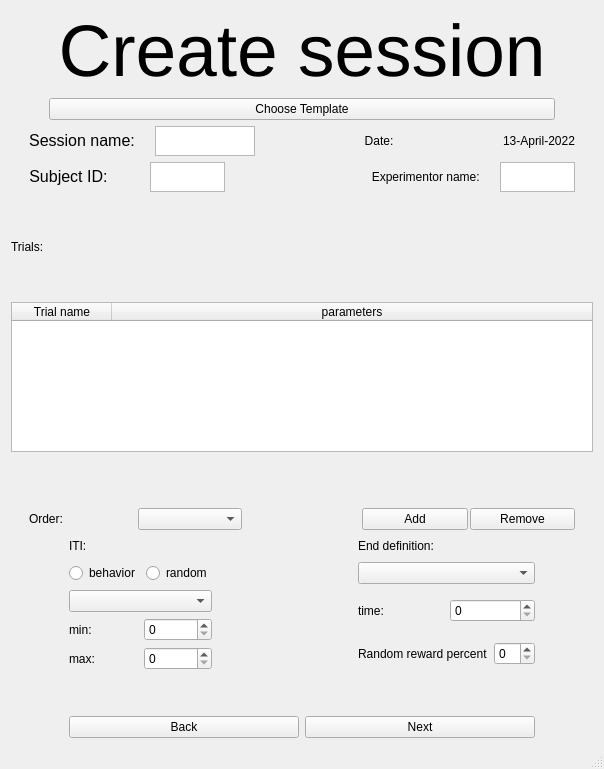
<?xml version="1.0" encoding="UTF-8"?>
<ui version="4.0">
 <class>MainWindow</class>
 <widget class="QMainWindow" name="MainWindow">
  <property name="geometry">
   <rect>
    <x>0</x>
    <y>0</y>
    <width>604</width>
    <height>769</height>
   </rect>
  </property>
  <property name="sizePolicy">
   <sizepolicy hsizetype="Expanding" vsizetype="Expanding">
    <horstretch>0</horstretch>
    <verstretch>0</verstretch>
   </sizepolicy>
  </property>
  <property name="windowTitle">
   <string>MainWindow</string>
  </property>
  <widget class="QWidget" name="centralwidget">
   <property name="sizePolicy">
    <sizepolicy hsizetype="Expanding" vsizetype="Expanding">
     <horstretch>0</horstretch>
     <verstretch>0</verstretch>
    </sizepolicy>
   </property>
   <layout class="QGridLayout" name="gridLayout_2">
    <item row="0" column="0">
     <layout class="QGridLayout" name="gridLayout" rowstretch="1,1,1,1,10,1,1,0">
      <property name="sizeConstraint">
       <enum>QLayout::SetNoConstraint</enum>
      </property>
      <item row="7" column="0">
       <layout class="QGridLayout" name="gridLayout_5" rowstretch="0,0,0,0,0,0" columnstretch="2,0,0,0,0">
        <property name="sizeConstraint">
         <enum>QLayout::SetNoConstraint</enum>
        </property>
        <item row="3" column="3">
         <layout class="QHBoxLayout" name="random_reward_percent_horizontalLayout" stretch="1,1">
          <item>
           <widget class="QLabel" name="random_reward_percent_label">
            <property name="styleSheet">
             <string notr="true">font: 12pt &quot;Arial&quot;;</string>
            </property>
            <property name="text">
             <string>Random reward percent</string>
            </property>
           </widget>
          </item>
          <item>
           <widget class="QSpinBox" name="random_reward_percent_spinBox"/>
          </item>
         </layout>
        </item>
        <item row="0" column="0">
         <spacer name="horizontalSpacer_14">
          <property name="orientation">
           <enum>Qt::Horizontal</enum>
          </property>
          <property name="sizeType">
           <enum>QSizePolicy::Maximum</enum>
          </property>
          <property name="sizeHint" stdset="0">
           <size>
            <width>60</width>
            <height>20</height>
           </size>
          </property>
         </spacer>
        </item>
        <item row="0" column="4">
         <spacer name="horizontalSpacer_16">
          <property name="orientation">
           <enum>Qt::Horizontal</enum>
          </property>
          <property name="sizeType">
           <enum>QSizePolicy::Maximum</enum>
          </property>
          <property name="sizeHint" stdset="0">
           <size>
            <width>60</width>
            <height>20</height>
           </size>
          </property>
         </spacer>
        </item>
        <item row="4" column="1">
         <spacer name="verticalSpacer_4">
          <property name="orientation">
           <enum>Qt::Vertical</enum>
          </property>
          <property name="sizeHint" stdset="0">
           <size>
            <width>20</width>
            <height>40</height>
           </size>
          </property>
         </spacer>
        </item>
        <item row="5" column="1" colspan="3">
         <layout class="QGridLayout" name="navigation_gridLayout_3" columnstretch="1,1">
          <item row="0" column="1">
           <widget class="QPushButton" name="next_btn">
            <property name="text">
             <string>Next</string>
            </property>
           </widget>
          </item>
          <item row="0" column="0">
           <widget class="QPushButton" name="back_btn">
            <property name="text">
             <string>Back</string>
            </property>
           </widget>
          </item>
         </layout>
        </item>
        <item row="2" column="1" rowspan="2">
         <layout class="QGridLayout" name="iti_min_max_values_gridLayout_3">
          <item row="2" column="0">
           <widget class="QLabel" name="min_iti_label_3">
            <property name="styleSheet">
             <string notr="true">font: 12pt &quot;Arial&quot;;</string>
            </property>
            <property name="text">
             <string>min: </string>
            </property>
           </widget>
          </item>
          <item row="4" column="1">
           <widget class="QSpinBox" name="max_iti_spinBox"/>
          </item>
          <item row="2" column="1">
           <widget class="QSpinBox" name="min_iti_spinBox"/>
          </item>
          <item row="4" column="0">
           <widget class="QLabel" name="max_iti_label_3">
            <property name="styleSheet">
             <string notr="true">font: 12pt &quot;Arial&quot;;</string>
            </property>
            <property name="text">
             <string>max: </string>
            </property>
           </widget>
          </item>
          <item row="0" column="0" colspan="2">
           <widget class="QComboBox" name="behaviors_comboBox_3"/>
          </item>
         </layout>
        </item>
        <item row="0" column="1">
         <widget class="QLabel" name="iti_label_3">
          <property name="styleSheet">
           <string notr="true">font: 12pt &quot;Arial&quot;;</string>
          </property>
          <property name="text">
           <string>ITI:</string>
          </property>
          <property name="alignment">
           <set>Qt::AlignLeading|Qt::AlignLeft|Qt::AlignVCenter</set>
          </property>
         </widget>
        </item>
        <item row="1" column="3">
         <widget class="QComboBox" name="end_def_comboBox_3"/>
        </item>
        <item row="0" column="3">
         <widget class="QLabel" name="end_def_label_3">
          <property name="styleSheet">
           <string notr="true">font: 12pt &quot;Arial&quot;;</string>
          </property>
          <property name="text">
           <string>End definition:</string>
          </property>
          <property name="alignment">
           <set>Qt::AlignLeading|Qt::AlignLeft|Qt::AlignVCenter</set>
          </property>
         </widget>
        </item>
        <item row="2" column="3">
         <layout class="QHBoxLayout" name="end_def_value_horizontalLayout_3">
          <item>
           <widget class="QLabel" name="end_by_label_3">
            <property name="styleSheet">
             <string notr="true">font: 12pt &quot;Arial&quot;;</string>
            </property>
            <property name="text">
             <string>time:</string>
            </property>
           </widget>
          </item>
          <item>
           <widget class="QSpinBox" name="time_spinBox_3"/>
          </item>
         </layout>
        </item>
        <item row="1" column="1">
         <layout class="QHBoxLayout" name="iti_def_horizontalLayout_3" stretch="0,0">
          <item>
           <widget class="QRadioButton" name="behavior_iti_radioBtn_3">
            <property name="styleSheet">
             <string notr="true">font: 12pt &quot;Arial&quot;;</string>
            </property>
            <property name="text">
             <string>behavior</string>
            </property>
           </widget>
          </item>
          <item>
           <widget class="QRadioButton" name="random_iti_radioBtn_3">
            <property name="styleSheet">
             <string notr="true">font: 12pt &quot;Arial&quot;;</string>
            </property>
            <property name="text">
             <string>random</string>
            </property>
           </widget>
          </item>
         </layout>
        </item>
        <item row="0" column="2">
         <spacer name="horizontalSpacer_15">
          <property name="orientation">
           <enum>Qt::Horizontal</enum>
          </property>
          <property name="sizeHint" stdset="0">
           <size>
            <width>20</width>
            <height>20</height>
           </size>
          </property>
         </spacer>
        </item>
       </layout>
      </item>
      <item row="6" column="0">
       <layout class="QHBoxLayout" name="def_trial_horizontalLayout" stretch="1,0,1">
        <property name="spacing">
         <number>20</number>
        </property>
        <property name="sizeConstraint">
         <enum>QLayout::SetMinimumSize</enum>
        </property>
        <property name="leftMargin">
         <number>20</number>
        </property>
        <property name="topMargin">
         <number>10</number>
        </property>
        <property name="rightMargin">
         <number>20</number>
        </property>
        <property name="bottomMargin">
         <number>0</number>
        </property>
        <item>
         <layout class="QHBoxLayout" name="order_horizontalLayout" stretch="1,1">
          <property name="spacing">
           <number>5</number>
          </property>
          <item>
           <widget class="QLabel" name="trials_order_label">
            <property name="sizePolicy">
             <sizepolicy hsizetype="Preferred" vsizetype="Preferred">
              <horstretch>0</horstretch>
              <verstretch>0</verstretch>
             </sizepolicy>
            </property>
            <property name="styleSheet">
             <string notr="true">font: 12pt &quot;Arial&quot;;</string>
            </property>
            <property name="text">
             <string>Order:</string>
            </property>
           </widget>
          </item>
          <item>
           <widget class="QComboBox" name="trials_order_cb"/>
          </item>
         </layout>
        </item>
        <item>
         <spacer name="horizontalSpacer_13">
          <property name="orientation">
           <enum>Qt::Horizontal</enum>
          </property>
          <property name="sizeType">
           <enum>QSizePolicy::Maximum</enum>
          </property>
          <property name="sizeHint" stdset="0">
           <size>
            <width>100</width>
            <height>20</height>
           </size>
          </property>
         </spacer>
        </item>
        <item>
         <layout class="QHBoxLayout" name="buttons_to_set_trial_horizontalLayout_2" stretch="0,0">
          <property name="spacing">
           <number>2</number>
          </property>
          <property name="sizeConstraint">
           <enum>QLayout::SetMinimumSize</enum>
          </property>
          <property name="leftMargin">
           <number>0</number>
          </property>
          <property name="rightMargin">
           <number>0</number>
          </property>
          <item>
           <widget class="QPushButton" name="add_trial">
            <property name="text">
             <string>Add</string>
            </property>
            <property name="iconSize">
             <size>
              <width>16</width>
              <height>16</height>
             </size>
            </property>
           </widget>
          </item>
          <item>
           <widget class="QPushButton" name="remove_trial_pushButton">
            <property name="text">
             <string>Remove</string>
            </property>
           </widget>
          </item>
         </layout>
        </item>
       </layout>
      </item>
      <item row="2" column="0">
       <layout class="QHBoxLayout" name="session_name_and_date_horizontalLayout" stretch="0,0,1,1">
        <property name="spacing">
         <number>20</number>
        </property>
        <property name="leftMargin">
         <number>20</number>
        </property>
        <property name="topMargin">
         <number>0</number>
        </property>
        <property name="rightMargin">
         <number>20</number>
        </property>
        <property name="bottomMargin">
         <number>0</number>
        </property>
        <item>
         <widget class="QLabel" name="session_name_label">
          <property name="sizePolicy">
           <sizepolicy hsizetype="Fixed" vsizetype="Fixed">
            <horstretch>0</horstretch>
            <verstretch>0</verstretch>
           </sizepolicy>
          </property>
          <property name="font">
           <font>
            <family>Arial</family>
            <pointsize>12</pointsize>
            <weight>50</weight>
            <italic>false</italic>
            <bold>false</bold>
           </font>
          </property>
          <property name="styleSheet">
           <string notr="true">font: 12pt &quot;Arial&quot;;</string>
          </property>
          <property name="text">
           <string>Session name:</string>
          </property>
          <property name="alignment">
           <set>Qt::AlignCenter</set>
          </property>
         </widget>
        </item>
        <item>
         <widget class="QTextEdit" name="session_name_te">
          <property name="maximumSize">
           <size>
            <width>100</width>
            <height>30</height>
           </size>
          </property>
          <property name="sizeAdjustPolicy">
           <enum>QAbstractScrollArea::AdjustToContents</enum>
          </property>
         </widget>
        </item>
        <item>
         <widget class="QLabel" name="date_label">
          <property name="sizePolicy">
           <sizepolicy hsizetype="Expanding" vsizetype="Expanding">
            <horstretch>0</horstretch>
            <verstretch>0</verstretch>
           </sizepolicy>
          </property>
          <property name="styleSheet">
           <string notr="true">font: 12pt &quot;Arial&quot;;</string>
          </property>
          <property name="text">
           <string>Date:</string>
          </property>
          <property name="alignment">
           <set>Qt::AlignCenter</set>
          </property>
         </widget>
        </item>
        <item>
         <widget class="QLabel" name="date_value_label">
          <property name="sizePolicy">
           <sizepolicy hsizetype="Fixed" vsizetype="Fixed">
            <horstretch>0</horstretch>
            <verstretch>0</verstretch>
           </sizepolicy>
          </property>
          <property name="styleSheet">
           <string notr="true">font: 12pt &quot;Arial&quot;;</string>
          </property>
          <property name="text">
           <string>13-April-2022</string>
          </property>
          <property name="alignment">
           <set>Qt::AlignLeading|Qt::AlignLeft|Qt::AlignVCenter</set>
          </property>
         </widget>
        </item>
       </layout>
      </item>
      <item row="0" column="0">
       <widget class="QLabel" name="headline_label">
        <property name="sizePolicy">
         <sizepolicy hsizetype="Minimum" vsizetype="Minimum">
          <horstretch>0</horstretch>
          <verstretch>0</verstretch>
         </sizepolicy>
        </property>
        <property name="minimumSize">
         <size>
          <width>400</width>
          <height>80</height>
         </size>
        </property>
        <property name="maximumSize">
         <size>
          <width>16777215</width>
          <height>134</height>
         </size>
        </property>
        <property name="baseSize">
         <size>
          <width>0</width>
          <height>0</height>
         </size>
        </property>
        <property name="font">
         <font>
          <family>Arial</family>
          <pointsize>55</pointsize>
          <weight>50</weight>
          <italic>false</italic>
          <bold>false</bold>
         </font>
        </property>
        <property name="mouseTracking">
         <bool>false</bool>
        </property>
        <property name="tabletTracking">
         <bool>false</bool>
        </property>
        <property name="acceptDrops">
         <bool>false</bool>
        </property>
        <property name="toolTip">
         <string/>
        </property>
        <property name="styleSheet">
         <string notr="true">font: 55pt &quot;Arial&quot;;</string>
        </property>
        <property name="frameShape">
         <enum>QFrame::NoFrame</enum>
        </property>
        <property name="frameShadow">
         <enum>QFrame::Sunken</enum>
        </property>
        <property name="lineWidth">
         <number>1</number>
        </property>
        <property name="midLineWidth">
         <number>0</number>
        </property>
        <property name="text">
         <string>Create session</string>
        </property>
        <property name="scaledContents">
         <bool>false</bool>
        </property>
        <property name="alignment">
         <set>Qt::AlignCenter</set>
        </property>
        <property name="wordWrap">
         <bool>true</bool>
        </property>
        <property name="margin">
         <number>0</number>
        </property>
        <property name="indent">
         <number>-1</number>
        </property>
        <property name="openExternalLinks">
         <bool>false</bool>
        </property>
       </widget>
      </item>
      <item row="1" column="0">
       <layout class="QHBoxLayout" name="choose_template__horizontalLayout" stretch="0,2,0">
        <property name="spacing">
         <number>2</number>
        </property>
        <property name="sizeConstraint">
         <enum>QLayout::SetMinimumSize</enum>
        </property>
        <property name="leftMargin">
         <number>0</number>
        </property>
        <property name="rightMargin">
         <number>0</number>
        </property>
        <item>
         <spacer name="horizontalSpacer_1">
          <property name="orientation">
           <enum>Qt::Horizontal</enum>
          </property>
          <property name="sizeHint" stdset="0">
           <size>
            <width>40</width>
            <height>20</height>
           </size>
          </property>
         </spacer>
        </item>
        <item>
         <widget class="QPushButton" name="choose_template_btn">
          <property name="text">
           <string>Choose Template</string>
          </property>
         </widget>
        </item>
        <item>
         <spacer name="horizontalSpacer_2">
          <property name="orientation">
           <enum>Qt::Horizontal</enum>
          </property>
          <property name="sizeHint" stdset="0">
           <size>
            <width>40</width>
            <height>20</height>
           </size>
          </property>
         </spacer>
        </item>
       </layout>
      </item>
      <item row="3" column="0">
       <layout class="QHBoxLayout" name="subject_and_experimenter_name_horizontalLayout" stretch="1,0,1,0">
        <property name="spacing">
         <number>20</number>
        </property>
        <property name="leftMargin">
         <number>20</number>
        </property>
        <property name="topMargin">
         <number>0</number>
        </property>
        <property name="rightMargin">
         <number>20</number>
        </property>
        <property name="bottomMargin">
         <number>0</number>
        </property>
        <item>
         <widget class="QLabel" name="subject_id_label">
          <property name="sizePolicy">
           <sizepolicy hsizetype="Fixed" vsizetype="Fixed">
            <horstretch>0</horstretch>
            <verstretch>0</verstretch>
           </sizepolicy>
          </property>
          <property name="font">
           <font>
            <family>Arial</family>
            <pointsize>12</pointsize>
            <weight>50</weight>
            <italic>false</italic>
            <bold>false</bold>
           </font>
          </property>
          <property name="styleSheet">
           <string notr="true">font: 12pt &quot;Arial&quot;;</string>
          </property>
          <property name="text">
           <string>Subject ID:     </string>
          </property>
          <property name="alignment">
           <set>Qt::AlignCenter</set>
          </property>
         </widget>
        </item>
        <item>
         <widget class="QTextEdit" name="subject_id_te">
          <property name="maximumSize">
           <size>
            <width>100</width>
            <height>30</height>
           </size>
          </property>
          <property name="sizeAdjustPolicy">
           <enum>QAbstractScrollArea::AdjustToContents</enum>
          </property>
         </widget>
        </item>
        <item>
         <widget class="QLabel" name="experimenter_name_label">
          <property name="sizePolicy">
           <sizepolicy hsizetype="Preferred" vsizetype="Preferred">
            <horstretch>0</horstretch>
            <verstretch>0</verstretch>
           </sizepolicy>
          </property>
          <property name="styleSheet">
           <string notr="true">font: 12pt &quot;Arial&quot;;</string>
          </property>
          <property name="text">
           <string>                                      Experimentor name:</string>
          </property>
          <property name="alignment">
           <set>Qt::AlignCenter</set>
          </property>
         </widget>
        </item>
        <item>
         <widget class="QTextEdit" name="exp_name_te">
          <property name="maximumSize">
           <size>
            <width>100</width>
            <height>30</height>
           </size>
          </property>
         </widget>
        </item>
       </layout>
      </item>
      <item row="4" column="0" rowspan="2">
       <layout class="QGridLayout" name="trials_gridLayout_3" rowstretch="1,0">
        <property name="sizeConstraint">
         <enum>QLayout::SetNoConstraint</enum>
        </property>
        <item row="1" column="0">
         <widget class="QTableWidget" name="trials_tableWidget">
          <property name="sizePolicy">
           <sizepolicy hsizetype="Expanding" vsizetype="Expanding">
            <horstretch>0</horstretch>
            <verstretch>0</verstretch>
           </sizepolicy>
          </property>
          <property name="minimumSize">
           <size>
            <width>582</width>
            <height>0</height>
           </size>
          </property>
          <property name="maximumSize">
           <size>
            <width>538</width>
            <height>150</height>
           </size>
          </property>
          <property name="styleSheet">
           <string notr="true">font: 12pt &quot;Arial&quot;;</string>
          </property>
          <property name="sizeAdjustPolicy">
           <enum>QAbstractScrollArea::AdjustToContents</enum>
          </property>
          <property name="editTriggers">
           <set>QAbstractItemView::NoEditTriggers</set>
          </property>
          <property name="selectionMode">
           <enum>QAbstractItemView::ExtendedSelection</enum>
          </property>
          <property name="selectionBehavior">
           <enum>QAbstractItemView::SelectRows</enum>
          </property>
          <property name="verticalScrollMode">
           <enum>QAbstractItemView::ScrollPerPixel</enum>
          </property>
          <property name="horizontalScrollMode">
           <enum>QAbstractItemView::ScrollPerPixel</enum>
          </property>
          <property name="columnCount">
           <number>2</number>
          </property>
          <attribute name="horizontalHeaderCascadingSectionResizes">
           <bool>true</bool>
          </attribute>
          <attribute name="horizontalHeaderStretchLastSection">
           <bool>true</bool>
          </attribute>
          <attribute name="verticalHeaderCascadingSectionResizes">
           <bool>true</bool>
          </attribute>
          <attribute name="verticalHeaderStretchLastSection">
           <bool>true</bool>
          </attribute>
          <column>
           <property name="text">
            <string>Trial name</string>
           </property>
          </column>
          <column>
           <property name="text">
            <string>parameters</string>
           </property>
          </column>
         </widget>
        </item>
        <item row="0" column="0">
         <widget class="QLabel" name="trials_label">
          <property name="enabled">
           <bool>true</bool>
          </property>
          <property name="maximumSize">
           <size>
            <width>50</width>
            <height>20</height>
           </size>
          </property>
          <property name="styleSheet">
           <string notr="true">font: 12pt &quot;Arial&quot;;</string>
          </property>
          <property name="text">
           <string>Trials: </string>
          </property>
         </widget>
        </item>
       </layout>
      </item>
     </layout>
    </item>
   </layout>
  </widget>
  <widget class="QStatusBar" name="statusbar"/>
 </widget>
 <resources/>
 <connections/>
</ui>
